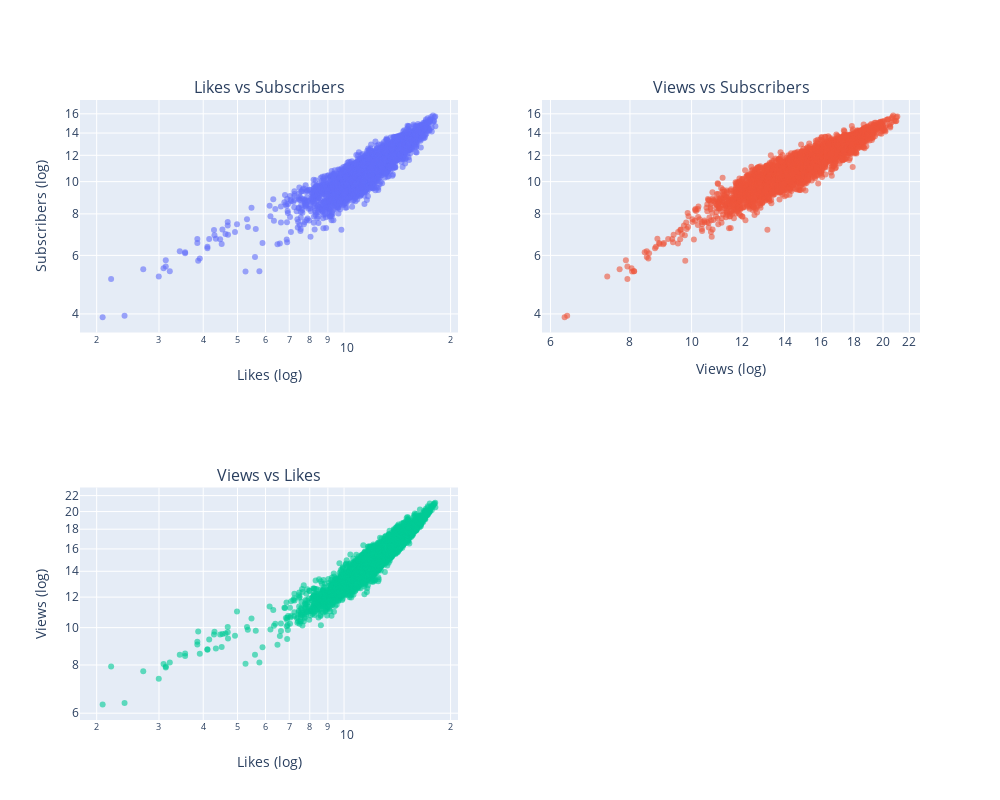

Source (notebook cell):
### Code cell
data = CSV.copy()
data = data[['subscribers', 'views', 'likes']]
data = data.apply(np.log1p)  # Logarithmic transformation to handle zeros

# Create a subplot grid (2 rows, 2 columns)
fig = make_subplots(rows=2, cols=2, 
                    subplot_titles=[
                        "Likes vs Subscribers", 
                        "Views vs Subscribers",
                        "Views vs Likes"
                    ])

# Add scatter plots for each pair
fig.add_trace(
    go.Scatter(x=data['likes'], y=data['subscribers'], mode='markers', name='Likes vs Subscribers'),
    row=1, col=1
)
fig.add_trace(
    go.Scatter(x=data['views'], y=data['subscribers'], mode='markers', name='Views vs Subscribers'),
    row=1, col=2
)
fig.add_trace(
    go.Scatter(x=data['likes'], y=data['views'], mode='markers', name='Views vs Likes (Flipped Axes)'),  # Flipped
    row=2, col=1
)

# Update layout for better readability
fig.update_layout(
    title_text="",
    width=1000,  # Adjusted for 2x2 grid
    height=800,
    showlegend=False
)

fig.update_traces(marker=dict(size=6, opacity=0.6))  # Smaller size, transparent points

# Update axis labels for each subplot
fig.update_xaxes(title_text="Likes (log)", type='log', row=1, col=1)
fig.update_yaxes(title_text="Subscribers (log)", type='log', row=1, col=1)

fig.update_xaxes(title_text="Views (log)", type='log', row=1, col=2)
fig.update_yaxes(title_text="", type='log', row=1, col=2)

fig.update_xaxes(title_text="Likes (log)", type='log', row=2, col=1)  # Flipped Axes
fig.update_yaxes(title_text="Views (log)", type='log', row=2, col=1)  # Flipped Axes

# Show the plot
fig.show()

### Figure 1 — Plotly figure (JSON) as saved in the notebook; plotly's stock layout.template omitted (floating-point values rounded to 4 significant figures; data arrays with more than 128 entries replaced by an {"elided": "..."} marker saying what was removed)
{"data": [{"marker": {"opacity": 0.6, "size": 6}, "mode": "markers", "name": "Likes vs Subscribers", "type": "scatter", "x": {"elided": "6268 float values"}, "xaxis": "x", "y": {"elided": "6268 float values"}, "yaxis": "y"}, {"marker": {"opacity": 0.6, "size": 6}, "mode": "markers", "name": "Views vs Subscribers", "type": "scatter", "x": {"elided": "6268 float values"}, "xaxis": "x2", "y": {"elided": "6268 float values"}, "yaxis": "y2"}, {"marker": {"opacity": 0.6, "size": 6}, "mode": "markers", "name": "Views vs Likes (Flipped Axes)", "type": "scatter", "x": {"elided": "6268 float values"}, "xaxis": "x3", "y": {"elided": "6268 float values"}, "yaxis": "y3"}], "layout": {"annotations": [{"font": {"size": 16}, "showarrow": false, "text": "Likes vs Subscribers", "x": 0.225, "xanchor": "center", "xref": "paper", "y": 1, "yanchor": "bottom", "yref": "paper"}, {"font": {"size": 16}, "showarrow": false, "text": "Views vs Subscribers", "x": 0.775, "xanchor": "center", "xref": "paper", "y": 1, "yanchor": "bottom", "yref": "paper"}, {"font": {"size": 16}, "showarrow": false, "text": "Views vs Likes", "x": 0.225, "xanchor": "center", "xref": "paper", "y": 0.375, "yanchor": "bottom", "yref": "paper"}], "height": 800, "showlegend": false, "title": {"text": ""}, "width": 1000, "xaxis": {"anchor": "y", "domain": [0, 0.45], "title": {"text": "Likes (log)"}, "type": "log"}, "xaxis2": {"anchor": "y2", "domain": [0.55, 1], "title": {"text": "Views (log)"}, "type": "log"}, "xaxis3": {"anchor": "y3", "domain": [0, 0.45], "title": {"text": "Likes (log)"}, "type": "log"}, "xaxis4": {"anchor": "y4", "domain": [0.55, 1]}, "yaxis": {"anchor": "x", "domain": [0.625, 1], "title": {"text": "Subscribers (log)"}, "type": "log"}, "yaxis2": {"anchor": "x2", "domain": [0.625, 1], "title": {"text": ""}, "type": "log"}, "yaxis3": {"anchor": "x3", "domain": [0, 0.375], "title": {"text": "Views (log)"}, "type": "log"}, "yaxis4": {"anchor": "x4", "domain": [0, 0.375]}}}
